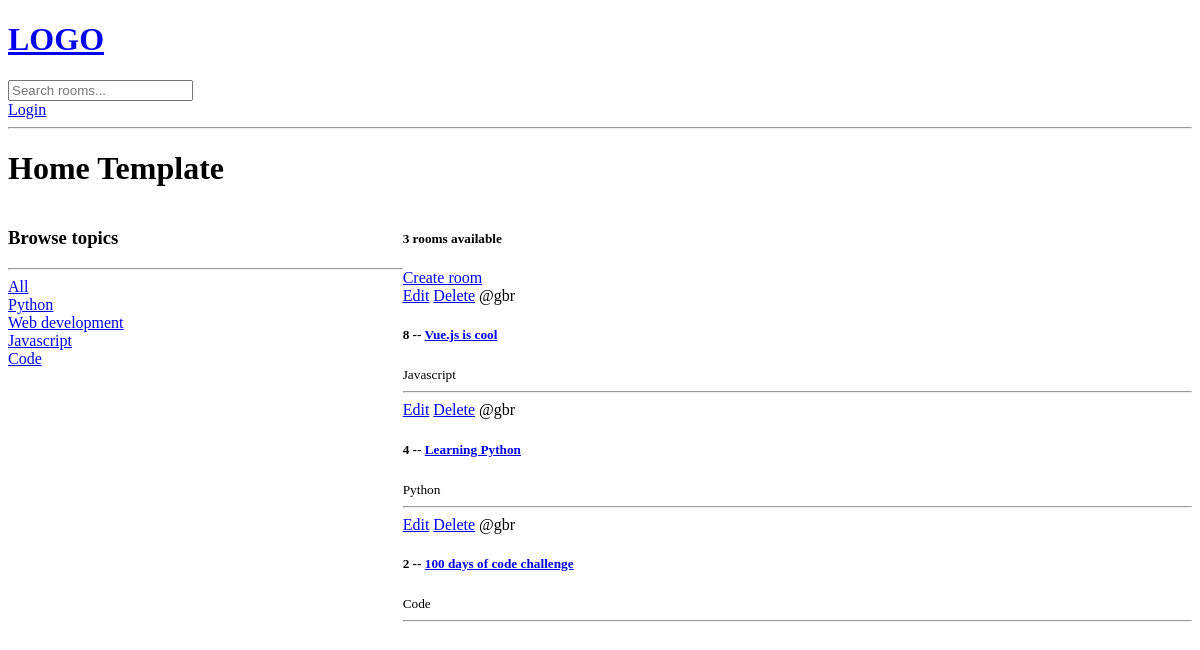
Before: / with the older database file.
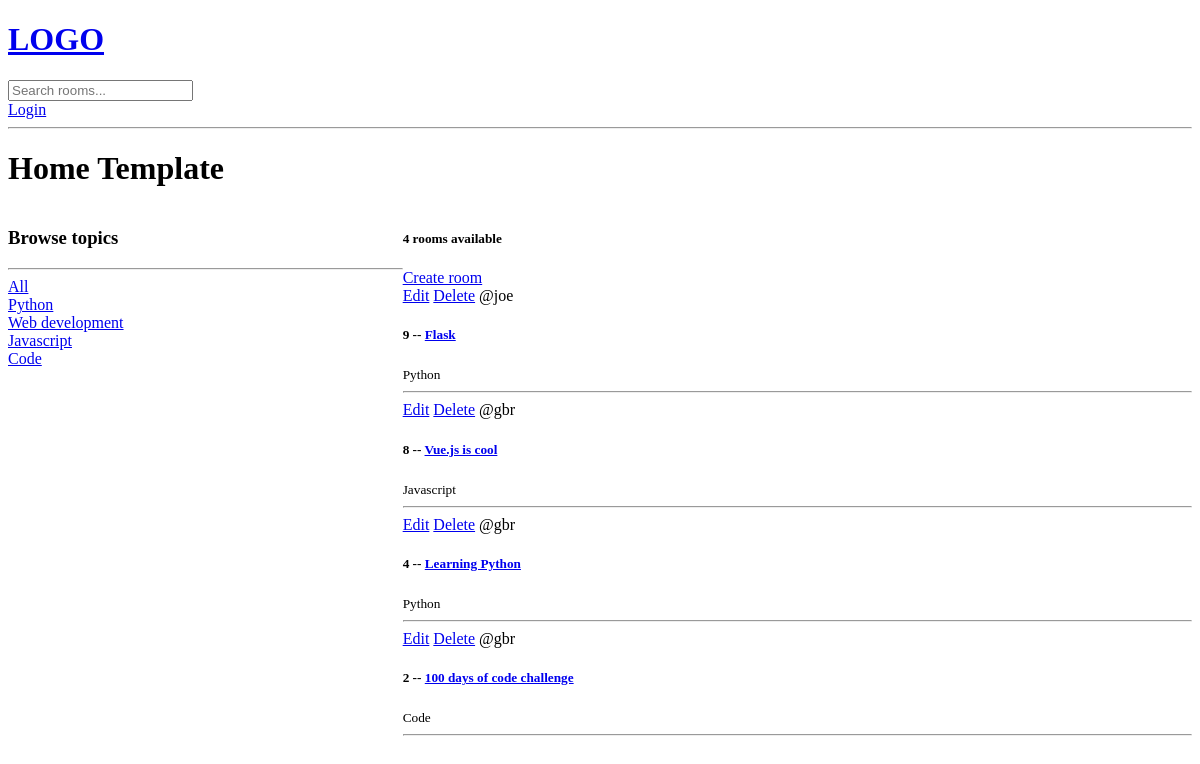
After: the same page with the newer database file.
### base/models.py (models this page shows, shortened)
class Topic(models.Model):
    name = models.CharField(max_length=200)

class Room(models.Model):
    host = models.ForeignKey(User, on_delete=models.SET_NULL, null=True)
    topic = models.ForeignKey(Topic, on_delete=models.SET_NULL, null=True)
    name = models.CharField(max_length=200)
    description = models.TextField(null=True, blank=True)
    updated = models.DateTimeField(auto_now=True)
    created = models.DateTimeField(auto_now_add=True)
    class Meta:
        ordering = ["-updated", "-created"]

### base/views.py (the view)
# urls.py: path("", views.home, name="home"),
def home(request):
    q = request.GET.get("q") if request.GET.get("q") != None else ""
    rooms = Room.objects.filter(
        Q(topic__name__icontains=q) | Q(name__icontains=q) | Q(description__icontains=q)
    )
    topics = Topic.objects.all()
    room_count = rooms.count()
    context = {"rooms": rooms, "topics": topics, "room_count": room_count}
    return render(request, "base/home.html", context)

### base/templates/base/home.html (shortened to what this page needs)
{% extends 'main.html' %}
{% block content %}
<h1>Home Template</h1>
<div class="home-container">
    <div>
        <h3>Browse topics</h3>
        <hr>
        <div>
            <a href="{% url 'home' %}">All</a>
        </div>
        {% for topic in topics %}
        <div>
            <a href="{% url 'home' %}?q={{topic.name}}">{{topic.name}}</a>
        </div>
        {% endfor %}
    </div>
    <div>
        <h5>{{room_count}} rooms available</h5>
        <a href="{% url 'create-room' %}">Create room</a>
        <div>
            {% for room in rooms %}
            <div>
                <a href="{% url 'update-room' room.id %}">Edit</a>
                <a href="{% url 'delete-room' room.id %}">Delete</a>
                <span>@{{room.host.username}}</span>
                <h5>{{room.id}} -- <a href="{% url 'room' room.id %} ">{{room.name}}</a></h5>
                <small>{{room.topic.name}}</small>
                <hr>
            </div>
            {% endfor %}
        </div>
    </div>
</div>
{% endblock %}

Changed rows visible on the page:
added Room: host.username "joe", id "9", name "Flask", topic.name "Python"
Other visible differences:
{{ room_count }}: "3" → "4"
